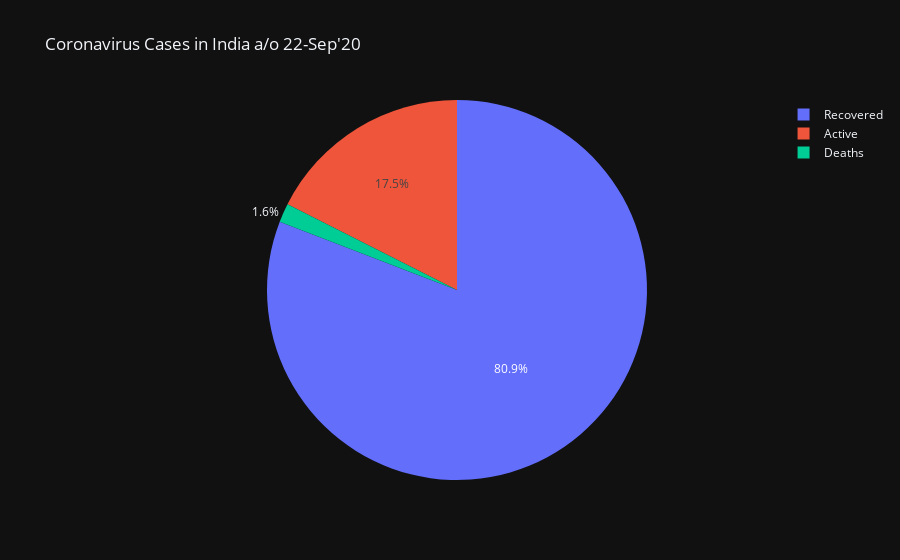

Write notebook code for a chart like this one.
### Code cell
columns=['Active','Recovered','Deaths']
IndiaPercDF=IndiaTotalDF.set_index('Date')[columns]
IndiaPercDF=IndiaPercDF.div(IndiaPercDF.sum(axis=1), axis=0).multiply(100)
IndiaPercDF.reset_index(inplace=True)

fig=go.Figure(data=go.Pie(labels=columns,
                values=[IndiaPercDF.iloc[IndiaPercDF['Date'].idxmax(axis=1)]['Active'],
                        IndiaPercDF.iloc[IndiaPercDF['Date'].idxmax(axis=1)]['Recovered'],
                       IndiaPercDF.iloc[IndiaPercDF['Date'].idxmax(axis=1)]['Deaths']
                       ]),layout={'template':'plotly_dark'})
fig.update_layout(title_text="Coronavirus Cases in India a/o "+IndiaTotalDF['Date'].max().strftime("%d-%b'%y"))
fig.show()
meltedDF=pd.melt(IndiaPercDF[columns[::-1]+['Date']],id_vars=['Date'], var_name='Value Type', value_name='Share Percentage')

### Figure 1 — Plotly figure (JSON) as saved in the notebook; plotly's stock layout.template omitted (floating-point values rounded to 4 significant figures)
{"data": [{"labels": ["Active", "Recovered", "Deaths"], "type": "pie", "values": [17.54, 80.86, 1.599]}], "layout": {"title": {"text": "Coronavirus Cases in India a/o 22-Sep'20"}}}
